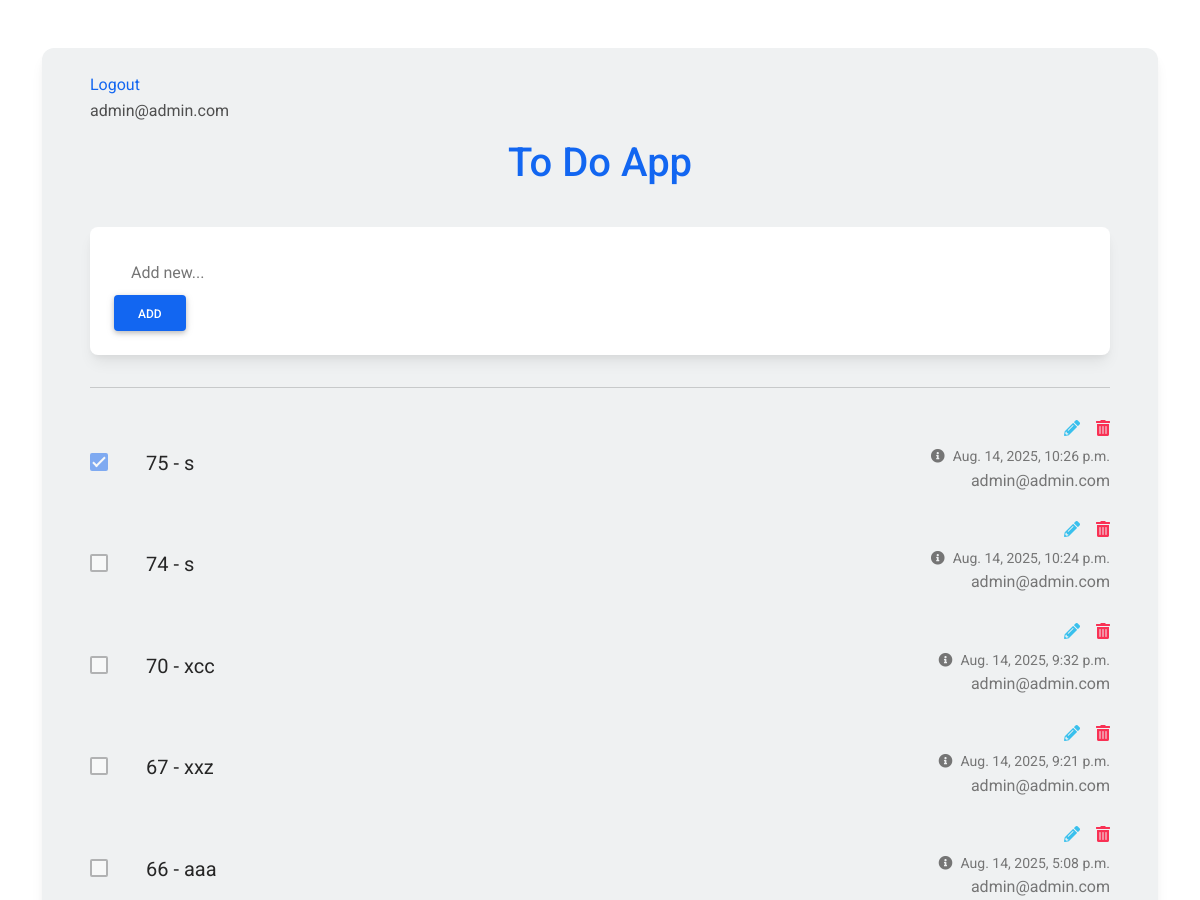
Page /todo/task/ (signed in, upper part) on the earlier database version.
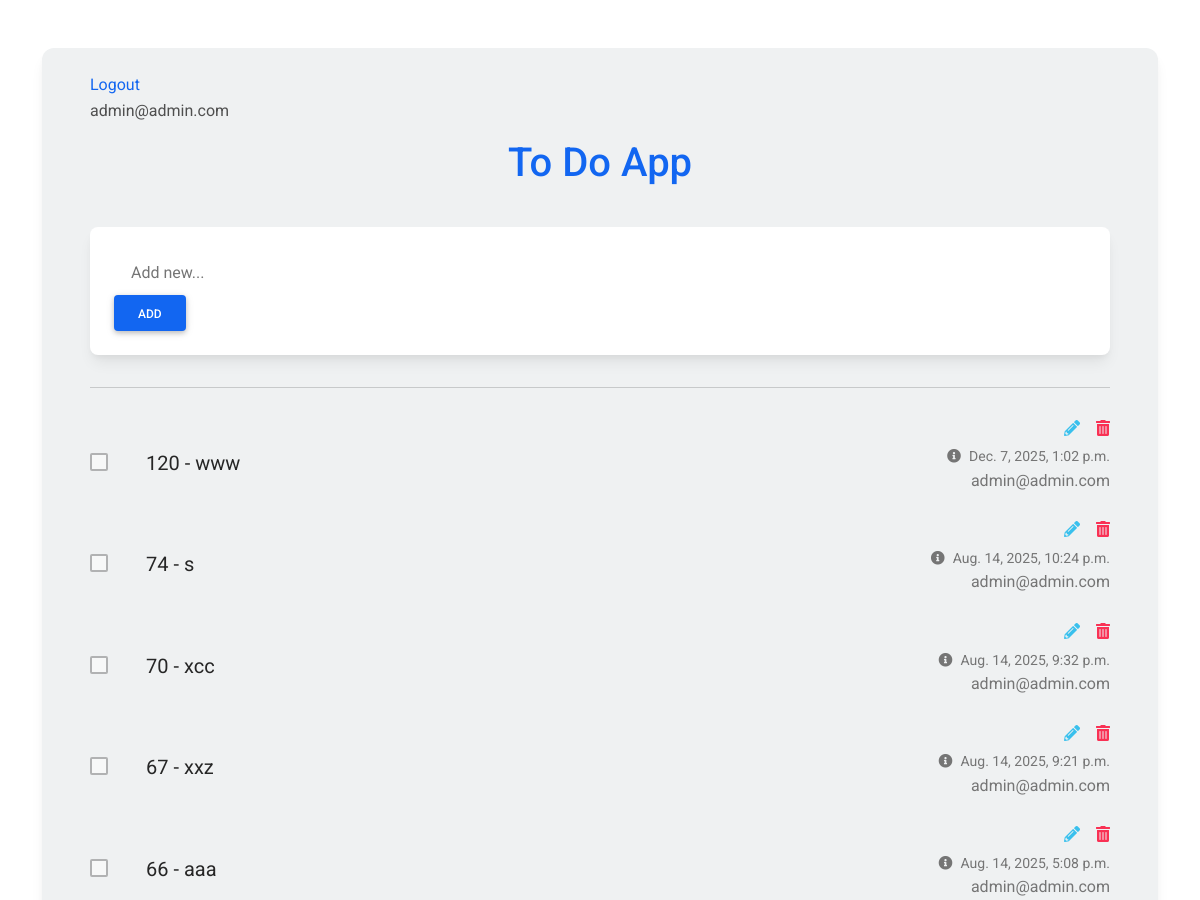
Same page on the later database version.
### todo/models.py (models this page shows, shortened)
class Task(models.Model):
    author = models.ForeignKey("accounts.Profile", on_delete=models.CASCADE)
    title = models.CharField(max_length=250, default="test")
    status = models.BooleanField(default=False)
    created_date = models.DateTimeField(auto_now_add=True)
    updated_date = models.DateTimeField(auto_now=True)

### accounts/models.py (models this page shows)
class Profile(models.Model):
    user = models.ForeignKey(User, on_delete=models.CASCADE)
    first_name = models.CharField(max_length=250)
    last_name = models.CharField(max_length=250)
    image = models.ImageField(blank=True, null=True)
    description = models.TextField()
    created_date = models.DateTimeField(auto_now_add=True)
    updated_date = models.DateTimeField(auto_now=True)
    def __str__(self):
        return self.user.email

class User(AbstractBaseUser, PermissionsMixin):
    email = models.EmailField(max_length=255, unique=True)
    is_staff = models.BooleanField(default=False)
    is_active = models.BooleanField(default=True)
    is_superuser = models.BooleanField(default=False)
    is_verified = models.BooleanField(default=False)
    created_date = models.DateTimeField(auto_now_add=True)
    updated_date = models.DateTimeField(auto_now=True)
    USERNAME_FIELD = "email"
    REQUIRED_FIELDS = []
    objects = UserManager()
    def __str__(self):
        return self.email

### todo/views.py (the view, shortened to what this page needs)
# urls.py: path("task/", TaskView.as_view(), name="task"),
class TaskView(MyLoginRequiredMixin, CreateView, ListView):
    model = Task
    template_name = "todo/task.html"
    success_url = "/todo/task/"
    context_object_name = "tasks"
    paginate_by = 50
    form_class = TaskForm
    def get_queryset(self):
        queryset = super().get_queryset()
        current_user = self.request.user
        queryset = queryset.filter(author__user=current_user)
        return queryset.order_by("-created_date")
    def get_initial(self):
        initial = super().get_initial()
        if self.request.user.is_authenticated:
            initial["author"] = Profile.objects.get(user=self.request.user)
        return initial

### todo/forms.py
class TaskForm(forms.ModelForm):
    class Meta:
        model = Task
        fields = ["author", "title"]
        widgets = {
            "author": forms.HiddenInput(),
        }

### templates/todo/task.html (shortened to what this page needs)
{%load static%}
<!DOCTYPE html>
<html lang="en">
<head>
  <link rel="stylesheet" href="https://use.fontawesome.com/releases/v5.15.2/css/all.css" />
  <link rel="stylesheet" href="{% static "todo/css/bootstrap-to-do-list.min.css" %}" />
</head>
<body>
  <section class="vh-100">
    <div class="container py-5 h-100">
      <div class="row d-flex justify-content-center align-items-center h-100">
        <div class="col">
          <div class="card" id="list1" style="border-radius: .75rem; background-color: #eff1f2;">
            <div class="card-body py-4 px-4 px-md-5">
              <a href="#" onclick="document.getElementById('logout-form').submit();" class="primary-btn">Logout</a>
              <p>{{request.user}}</p>
              <p class="h1 text-center mt-3 mb-4 pb-3 text-primary">
                To Do App
              </p>
              <div class="pb-2">
                <div class="card">
                  <div class="card-body">
                    <div class="d-flex flex-row align-items-center">
                      <form action='{% url 'todo:task' %}'method="post">
                        <input type="text" name='title' class="form-control form-control-lg" id="exampleFormControlInput1" placeholder="Add new...">
                        <button type="submit" class="btn btn-primary">Add</button>
                      </form>
                    </div>
                  </div>
                </div>
              </div>
              <hr class="my-4">
              {% for task in tasks %}
              <ul class="list-group list-group-horizontal rounded-0 bg-transparent">
                <li class="list-group-item d-flex align-items-center ps-0 pe-3 py-1 rounded-0 border-0 bg-transparent">
                  <a href="{% url 'todo:task-complete' pk=task.id %}" title="complete todo">
                    <div class="form-check">
                      <input
                      class="form-check-input me-0"
                      type="checkbox"
                      value=''
                      id="flexCheckChecked1"
                      aria-label="..."
                      {% if task.status == True %}
                      checked
                      {% endif %}
                      disabled
                      />
                    </div>
                  </a>
                </li>
                <li class="list-group-item px-3 py-1 d-flex align-items-center flex-grow-1 border-0 bg-transparent">
                  <p class="lead fw-normal mb-0">{{task.id}} - {{task.title}} </p>
                </li>
                <li class="list-group-item ps-3 pe-0 py-1 rounded-0 border-0 bg-transparent">
                  <div class="d-flex flex-row justify-content-end mb-1">
                    <a href="{% url 'todo:task-edit' pk=task.id %}" class="text-info" data-mdb-toggle="tooltip" title="Edit todo"><i class="fas fa-pencil-alt me-3"></i></a>
                    <a href="{% url 'todo:task-delete' pk=task.id %}" class="text-danger" data-mdb-toggle="tooltip" title="Delete todo"><i class="fas fa-trash-alt"></i></a>
                  </div>
                  <div class="text-end text-muted">
                    <a href="#!" class="text-muted" data-mdb-toggle="tooltip" title="Created date">
                      <p class="small mb-0"><i class="fas fa-info-circle me-2"></i>{{task.created_date}}</p></a>
                      <p> {{task.author}} </p>
                  </div>
                </li>
              </ul>
              {% endfor %}
            </div>
          </div>
        </div>
      </div>
    </div>
  </section>
</body>
</html>

Differences in the rows shown:
removed Task: status "☑", id "75", title "s", created_date "Aug. 14, 2025, 10:26 p.m.", author "admin@admin.com"
added Task: id "120", title "www", created_date "Dec. 7, 2025, 1:02 p.m.", author "admin@admin.com"
